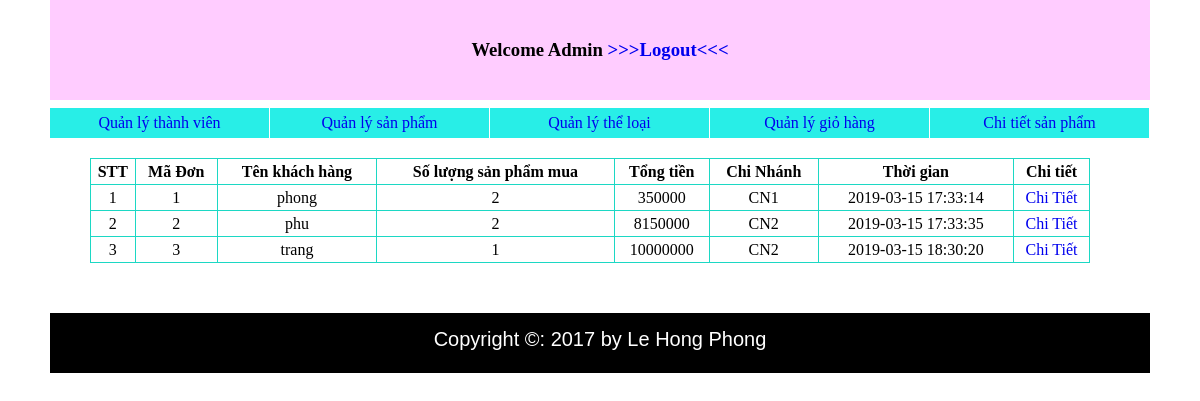
Screenshot of /Demo/admin/list_giohang.php with the database file from the repository.
### tables this page shows
CREATE TABLE `orders` (
  `order_id` int(10) UNSIGNED NOT NULL,
  `username` varchar(25) NOT NULL,
  `quantity_item` int(10) NOT NULL,
  `total` int(25) NOT NULL,
  `branch` varchar(10) NOT NULL,
  `time` timestamp NOT NULL DEFAULT CURRENT_TIMESTAMP ON UPDATE CURRENT_TIMESTAMP
);

### Demo/admin/list_giohang.php (the view, shortened to what this page needs)
<?php
    require "templates/header.php";
 ?>
	<div id="wrapper">
		<table>
			<tr>
				<td><b>STT</b></td>
			    <td><b>Mã Đơn</b></td>
				<td><b>Tên khách hàng</b></td>
				<td><b>Số lượng sản phẩm mua</b></td>
				<td><b>Tổng tiền</b></td>
				<td><b>Chi Nhánh</b></td>
				<td><b>Thời gian</b></td>
				<td><b>Chi tiết</b></td>
			</tr>
			<?php
			$dem=1;
			require("../library/config.php");
			$result= mysqli_query($conn,"select * from orders");
			while( $data = mysqli_fetch_assoc($result)){
			echo "<tr>";
			echo "<td> $dem </td>";
			echo "<td>$data[order_id]</td>";
			echo "<td>$data[username]</td>";
			echo "<td>$data[quantity_item]</td>";
			echo "<td>$data[total]</td>";
			echo "<td>$data[branch]</td>";
			echo "<td>$data[time]</td>";
			echo "<td><a href='list_detail.php?id=$data[order_id]'>Chi Tiết</a></td>";
			echo "<tr>";
			$dem++;
			}
		?>
		</table>
	</div>
	<?php
    require "templates/footer.php" ;
 ?>

### Demo/admin/style.css (style rules this page uses)
* { padding: 0px; margin: 0px; }
body { width: 1100px; margin: auto; }
a { text-decoration: none; }
#wrapper table { margin-left: 40px; border-collapse: collapse; margin-top:50px; width:1000px; text-align: center; }
#wrapper table tr { border: 1px solid #1CD8C4; line-height: 25px; }
#wrapper table td { border: 1px solid #1CD8C4; }

### rows the page displays
orders: order_id "1", username "phong", quantity_item "2", total "350000", branch "CN1", time "2019-03-15 17:33:14"
orders: order_id "2", username "phu", quantity_item "2", total "8150000", branch "CN2", time "2019-03-15 17:33:35"
orders: order_id "3", username "trang", quantity_item "1", total "10000000", branch "CN2", time "2019-03-15 18:30:20"
